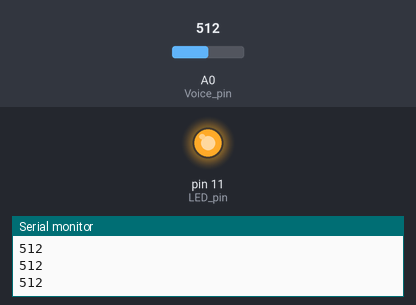
Bench run of a sketch on a simulated Arduino Uno, built with avr-gcc and run on an emulated ATmega328P. On the bench: output pins drawn as LEDs (lit = HIGH), the last lines printed to the serial monitor. The inputs (shaded band) are chosen by the test bench; at power-on: A0 (Voice_pin) = 512.

Above: at 1.3 s.
1.4 s: A0 (Voice_pin) set to 52
2.9 s: A0 (Voice_pin) set to 43
At 4.2 s:
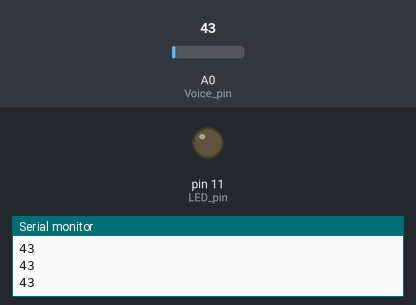
4.5 s: A0 (Voice_pin) set to 122
At 5.7 s:
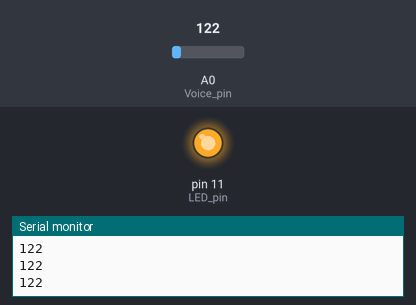
6.0 s: A0 (Voice_pin) set to 38
At 6.9 s:
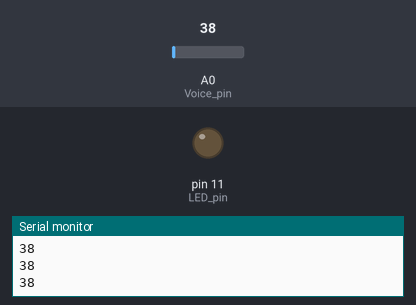
Timing chart, 0 to 8.5 s (numbered marks = the images above; inputs shaded):
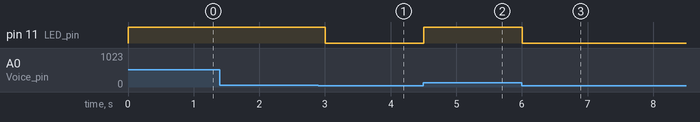

Measured:
- the behaviour switches between 49 and 48 on A0 (Voice_pin) (found by bisection; images 0 and 1)
- after the input at 2.9 s, pin 11 (LED_pin): HIGH → LOW after 0.10 s
- after the input at 4.5 s, pin 11 (LED_pin): LOW → HIGH at once
- after the input at 6.0 s, pin 11 (LED_pin): HIGH → LOW at once

The sketch:

VoiceOperatedSwitch.ino
```cpp
// VoiceOperatedSwitch.ino
// Date: 2020/05/02

int Voice_pin = A0 ;     // define analog 0 pin for voice-sensor pin
int LED_pin = 11;

void setup()
{
    pinMode(LED_pin, OUTPUT);
    pinMode(Voice_pin, INPUT);
    digitalWrite(LED_pin, LOW);
    Serial.begin(9600);
}

void loop()
{
    int value = analogRead(Voice_pin);
    Serial.println(value);
    if(value >48)
    {
        digitalWrite(LED_pin, HIGH);
        delay(500);
    }
    else
    {
        digitalWrite(LED_pin, LOW);
    }
}
```
